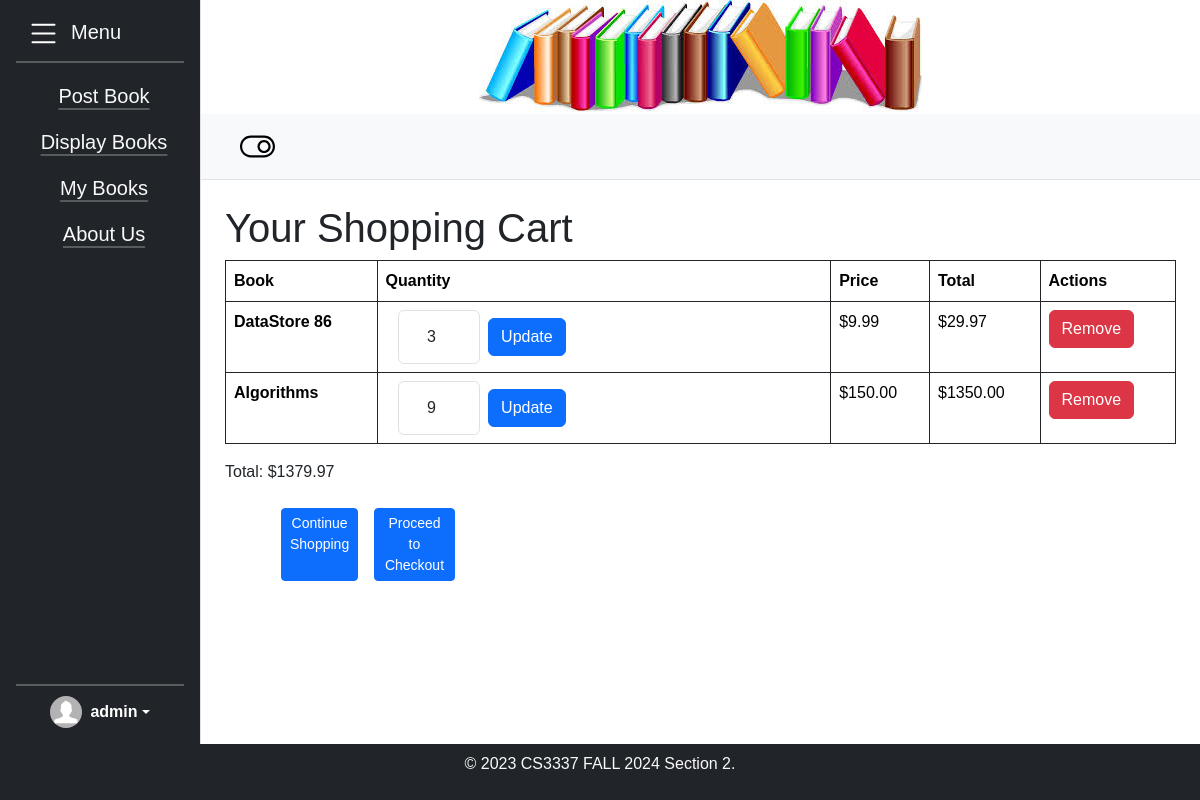
The app's page /cart/ (signed in), older data.
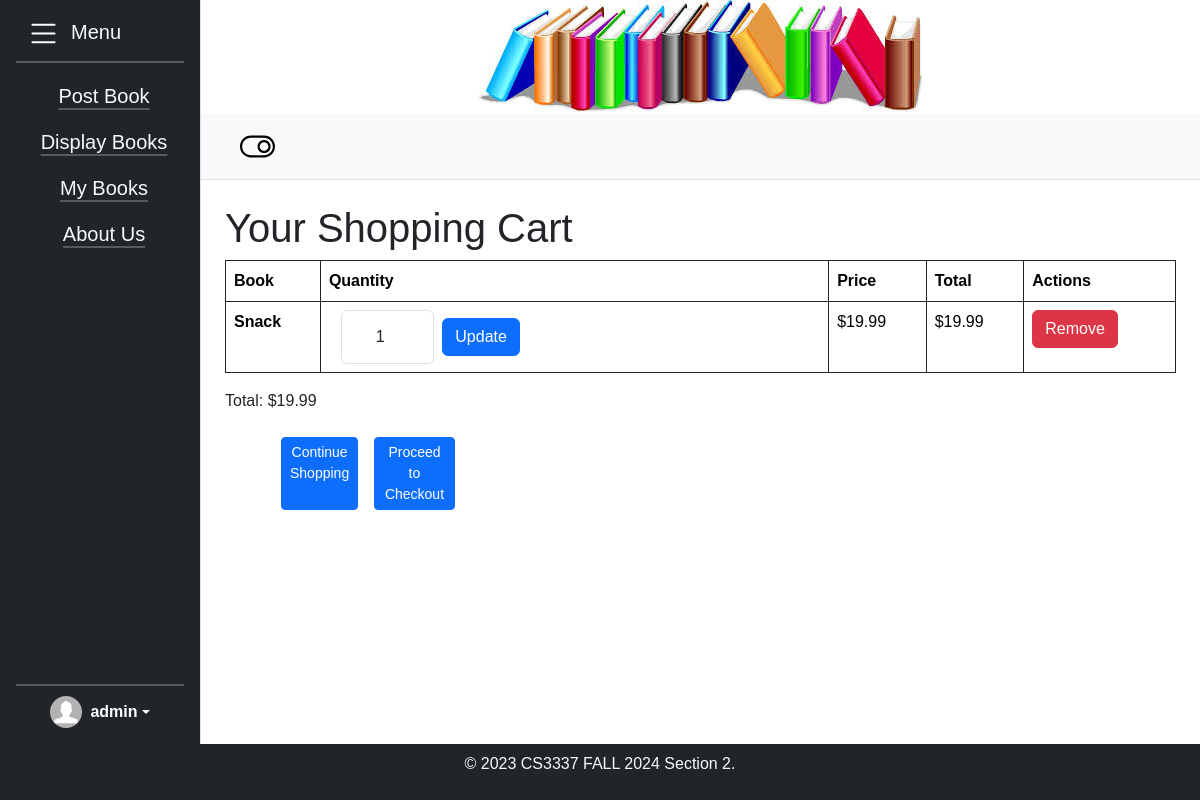
The same page, newer data.
### bookMng/models.py (models this page shows, shortened)
class MainMenu(models.Model):
    item = models.CharField(max_length=200,unique=True)
    link = models.CharField(max_length=200,unique=True)

class CartItem(models.Model):
    user = models.ForeignKey(User, on_delete=models.CASCADE)
    book = models.ForeignKey(Book, on_delete=models.CASCADE)
    quantity = models.PositiveIntegerField(default=1)
    def total_price(self):
        return self.quantity * self.book.price  # Calculate total price based on quantity

class Book(models.Model):
    name = models.CharField(max_length=200)
    web = models.URLField(max_length=200)
    price = models.DecimalField(decimal_places=2, max_digits=8)
    publishdate = models.DateField(auto_now=True)
    picture = models.FileField(upload_to='bookEx/static/uploads')
    pic_path = models.CharField(max_length=300, editable=False, blank=True)
    username = models.ForeignKey(User, blank=True, null=True, on_delete=models.CASCADE)
    ratings = models.IntegerField(default=0)
    ratingscount = models.IntegerField(default=0)
    overallrating = models.IntegerField(default=0)

### bookMng/views.py (the view)
# urls.py: path('cart/', views.cart_view, name='cart_view'),
def cart_view(request):
    cart_items = CartItem.objects.filter(user=request.user)
    total = sum(item.total_price() for item in cart_items)
    return render(request, 'bookMng/cart.html', {'item_list': MainMenu.objects.all(),'cart_items': cart_items, 'total': total})

### bookEx/templates/bookMng/cart.html (shortened to what this page needs)
{% extends "base.html" %}
{% load static %}
{% block sidenav %}
    {% for item in item_list %}
    <li class="nav-item py-2 ps-2 fs-5 text-center"><a class="link-light link-offset-2 link-underline-opacity-25 link-underline-opacity-100-hover" href="{{ item.link }}">{{ item.item }}</a></li>
    {% endfor %}
{% endblock sidenav %}
{% block content %}
        <h1>Your Shopping Cart</h1>
        <div class="container p-0 m-0">
        {% if cart_items %}
        <table class="table col p-3 table-bordered border-dark table-hover">
            <thead>
                <tr>
                    <th>Book</th>
                    <th>Quantity</th>
                    <th>Price</th>
                    <th>Total</th>
                    <th>Actions</th>
                </tr>
            </thead>
            <tbody>
                {% for item in cart_items %}
                <tr>
                    <td><strong>{{ item.book.name }}</strong></td>
                    <td>
                        <form action="{% url 'update_cart' item.id %}" method="POST">
                            <div class="container">
                            <input class="form-control m-0 p-0 text-center" type="number" name="quantity" value="{{ item.quantity }}" min="1" style="width: 20%;">
                            <button type="submit" class="btn btn-primary m-2">Update</button>
                            </div>
                        </form>
                    </td>
                    <td>${{ item.book.price }}</td>
                    <td>${{ item.total_price }}</td>
                    <td><a href="{% url 'remove_from_cart' item.id %}" class="btn btn-danger">Remove</a></td>
                </tr>
                {% endfor %}
            </tbody>
        </table>
        </div>
        <p class="total">Total: ${{ total }}</p>
        <div class="container-fluid w-25 mb-4 ms-5 pe-5 ps-0">
            <div class="d-flex justify-content-start">
                <a href="{% url 'displaybooks' %}" class="btn btn-primary m-2 btn-sm">Continue Shopping</a>
                <a href="{% url 'checkout' %}" class="btn btn-primary m-2 btn-sm">Proceed to Checkout</a>
            </div>
        </div>
        {% endif %}
{% endblock content %}

Row changes from the older to the newer data that the page shows:
removed CartItem: book.name "Algorithms", quantity "9", book.price "150.00", total_price "1350.00"
changed CartItem: book.name "DataStore 86" → "Snack"; quantity "3" → "1"; book.price "9.99" → "19.99"; total_price "29.97" → "19.99"
Text that changed along with them:
{{ total }}: "1379.97" → "19.99"
